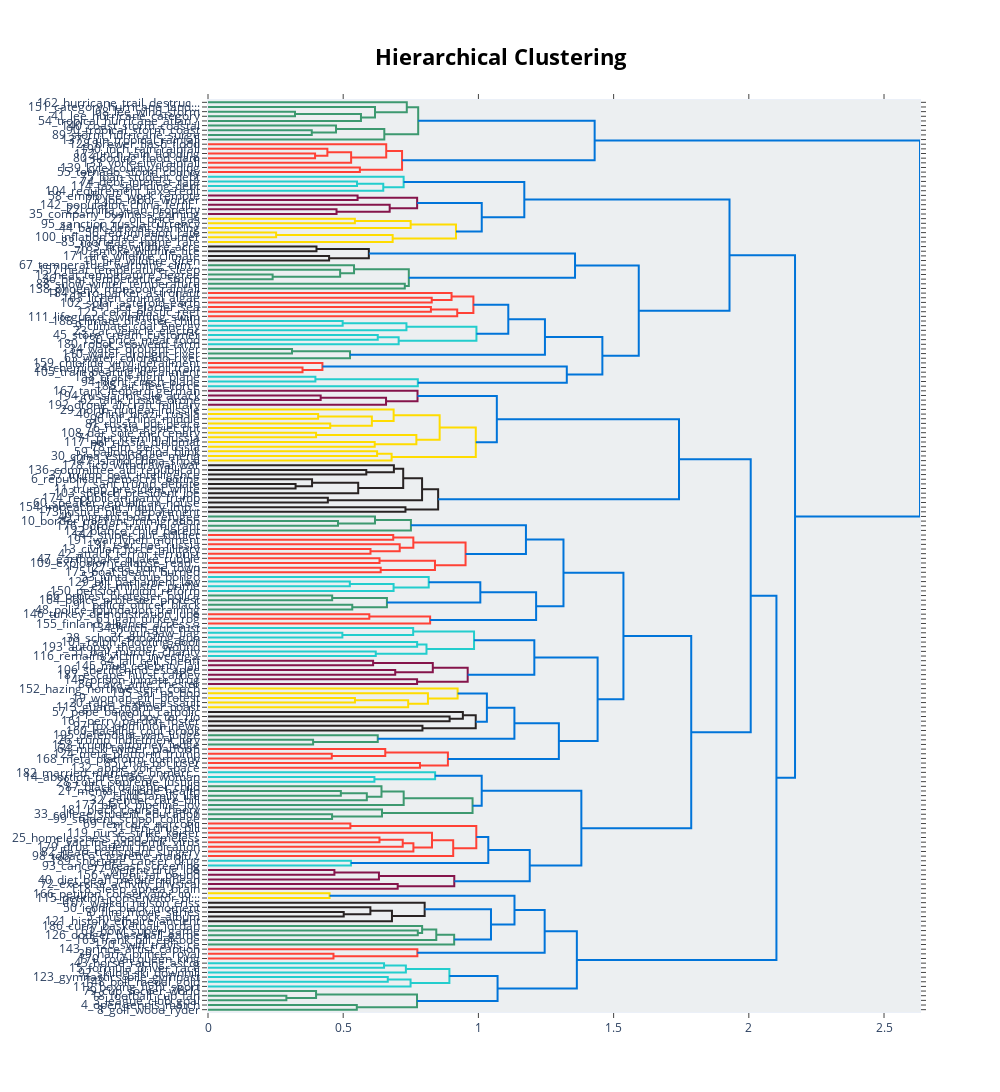

The notebook cell this image was saved under:
### Code cell
bertopic_model.visualize_hierarchy()
